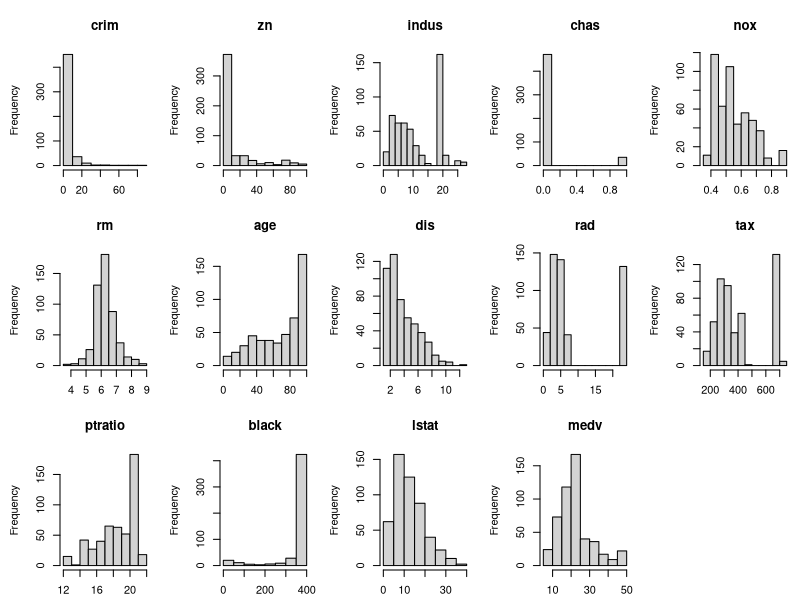
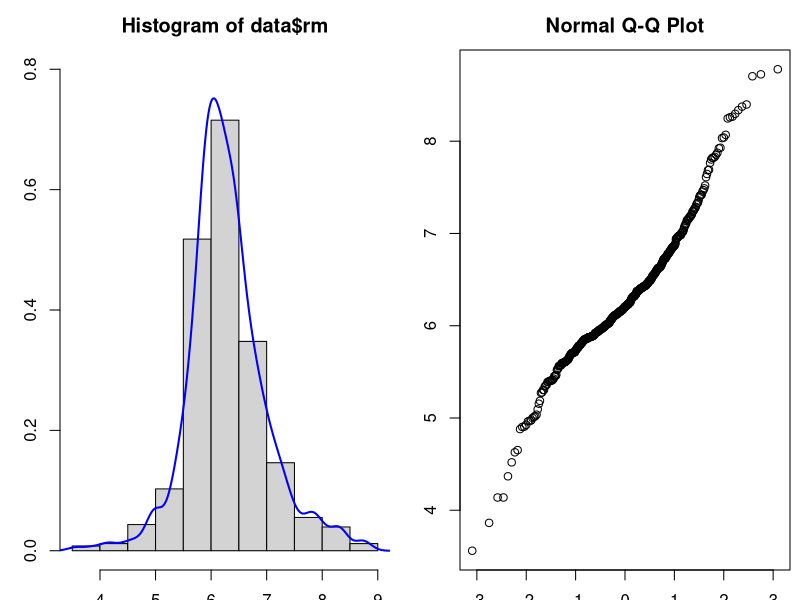
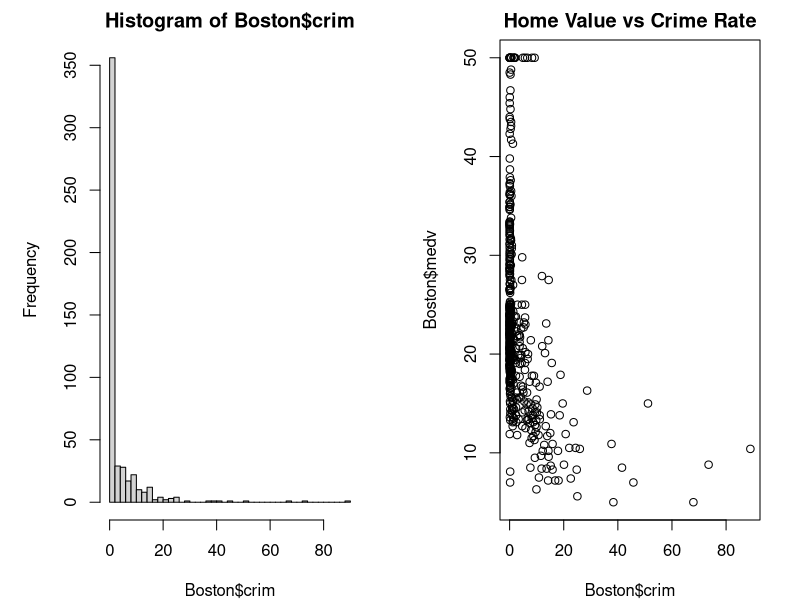
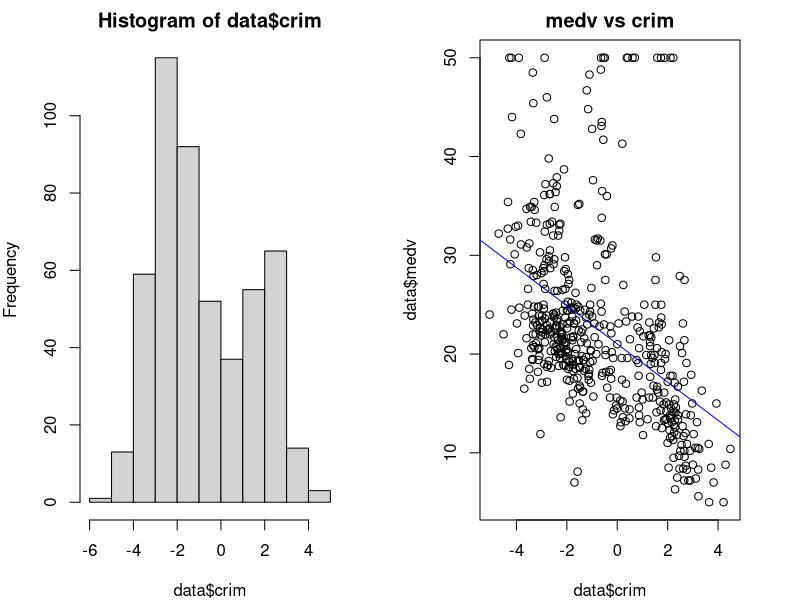
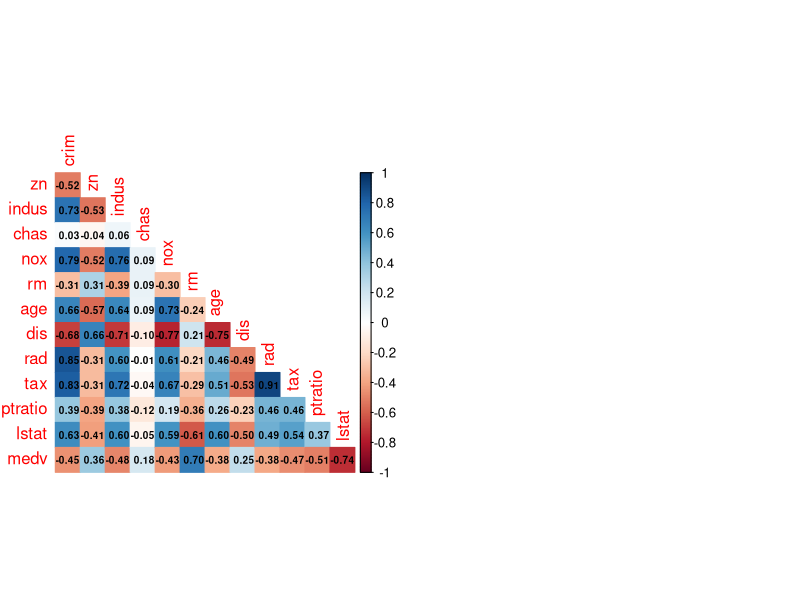
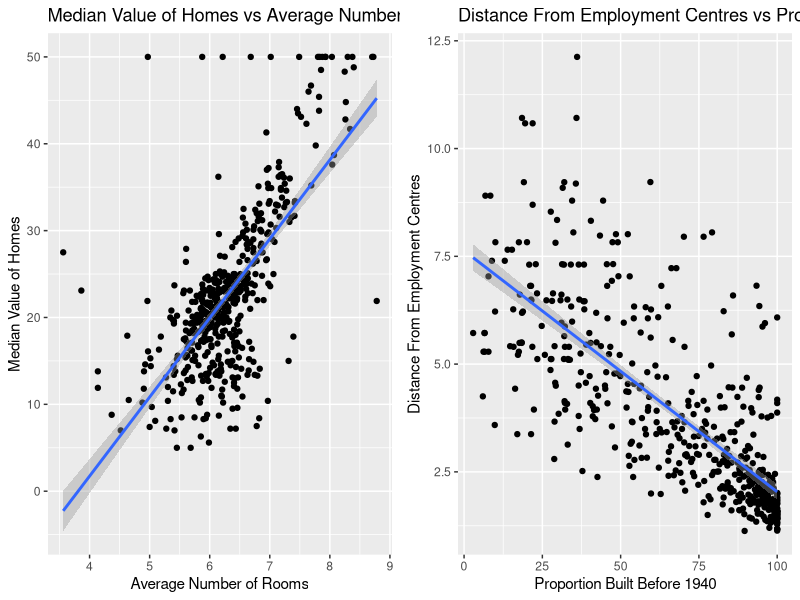
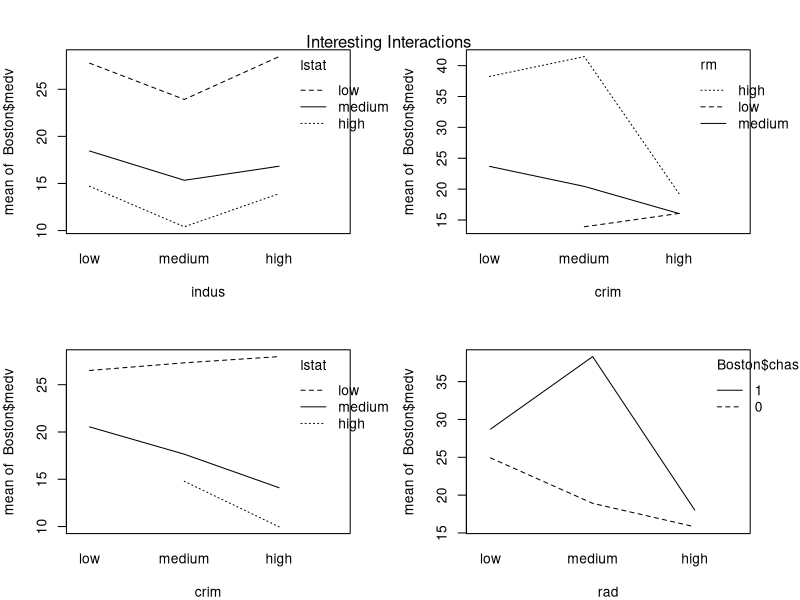
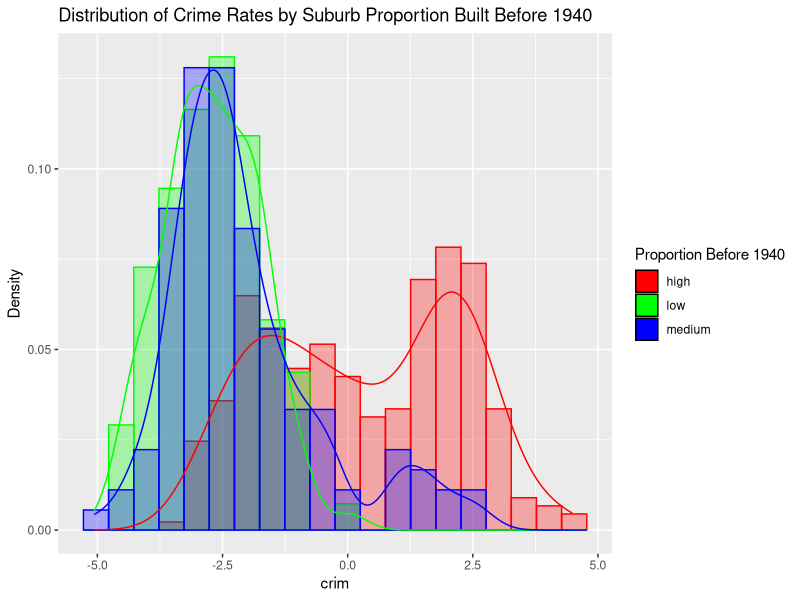

Source code (R) for these figures, in order:
## ---- chunk 1
knitr::opts_chunk$set(echo = TRUE)
## ---- chunk 2
# import libraries
library(MASS)
library(corrplot)
library(ggplot2)
library(dplyr)
library(ggpubr)

## ---- chunk 3
data <- Boston
summary(Boston)
head(Boston)
dim(Boston)
sapply(Boston,class)
## ---- chunk 4
# dictionary like object to make retrieving the description of each variable easy
lw <- list(crim = 'Crime Rate',
           zn = 'Proportion over 25 000sqft',
           indus = 'Proportion of Non-Businesses',
           chas = 'Besides Charles River',
           nox ='Nitrogen Oxide Concentration',
           rm = 'Average Number of Rooms',
           age = 'Proportion Built Before 1940',
           dis = 'Distance From Employment Centres',
           rad = 'Accessibility to Highways',
           tax = 'Property Tax Rate / $ 10 000',
           lstat = 'Percent Lower Status',
           medv = 'Median Value of Homes')

lw['indus']

## ---- chunk 5
par(mfrow = c(3,5), mai = c(0.3, 0.6, 0.5, 0.1))

mapply(function(x,y) hist(x,main=y),
       Boston,
       colnames(Boston)) %>% invisible()
## ---- chunk 6
par(mfrow = c(1,2))
hist(data$rm, freq=FALSE, ylim = c(0,0.8))
lines(density(data$rm), lwd=2, col='Blue')
qqnorm(data$rm)

## ---- chunk 7
par(mfrow=c(1,2), mar=c(4,5,2,2))
hist(Boston$crim,breaks=40)
plot(Boston$crim,Boston$medv, main = 'Home Value vs Crime Rate')

## ---- chunk 8
par(mfrow=c(1,2), mar=c(4,4,2,3))
# apply log transformation
data$crim <- log(Boston$crim)
hist(data$crim)
plot(data$crim,data$medv, main='medv vs crim')
abline(lm(data$medv~data$crim), col='Blue')
## ---- chunk 9
data$black <- NULL

## ---- chunk 10
corrplot(cor(data), method='color', type='lower', diag=FALSE, cl.pos="r", 
         title = , addCoef.col = "black",
         tl.srt = 90, number.cex = .6)
mtext("Correlation Plot of Boston Dataset", at=6, line=2, cex=1)

## ---- chunk 11
two.plot <- function(x,y){
  wrapper <- function(x, ...) 
  {
    paste(strwrap(x, ...), collapse = "\n")
  }
  
  g <- ggplot(data=data, aes_string(x=x,y=y))
  g + geom_point() + geom_smooth(method = 'lm') +
    ggtitle(wrapper(paste(lw[y],' vs ', lw[x]))) + ylab(lw[y]) + 
    xlab(lw[x])
}
# put onto same plot
ggarrange(two.plot('rm','medv'),
          two.plot('age','dis'),
          ncol = 2, nrow = 1)


## ---- chunk 12
summary(aov(data=data, medv ~ .^2 )) %>% invisible()
## ---- chunk 13
bins <- c('low','medium','high')
data.c <- data.frame(apply(data,2,function (x) cut(x,3,bins))) 

attach(data.c)

# ordered the levels to makes sure it appears in the right order in plots.
ord <- function(x){
  return(factor(x,level=c('low','medium','high')))
}

par(mfrow = c(2,2), mar = c(4,4,3,3))
interaction.plot(ord(indus), 
                 lstat,
                 Boston$medv,
                 xlab='indus')

interaction.plot(ord(crim),
                 rm,
                 Boston$medv,
                 xlab='crim')

interaction.plot(ord(crim),
                 lstat,
                 Boston$medv,
                 xlab='crim')

interaction.plot(ord(nox),
                 Boston$chas,
                 Boston$medv,
                 xlab='rad')

mtext("Interesting Interactions", at=0, line=18, cex=1)


## ---- chunk 14
colnames(data.c) <- paste(colnames(data.c),'.c', sep='')
data.all <- cbind(data,data.c)

ggplot(data=data.all) + 
  geom_histogram(aes(x=crim, color=age.c, fill=age.c, y=0.333*..density..), 
                 alpha=0.3, position='identity',bins=20) +
  scale_color_manual(values = rainbow(3)) +
  scale_fill_manual(values = rainbow(3)) + 
  geom_density(aes(x=crim,color=age.c, y=0.333*..density..)) + 
  ggtitle(paste('Distribution of Crime Rates by Suburb',lw['age'])) +
  labs(fill="Proportion Before 1940") +
  guides(color=FALSE) +
  ylab('Density')



## ---- chunk 15

ggplot(data=data.all,aes(x=crim,y=medv, color=lstat.c)) + 
  geom_point() + 
  ggtitle(paste(lw['medv'],'vs',lw['crim'],'by',lw['lstat'])) + 
  stat_smooth(method=lm) +
  labs(color=lw['lstat']) +
  ylab(lw['medv']) + xlab(lw['crim'])

## ---- chunk 16
ggplot(data=data.all,aes(x=rm,y=medv, color=crim.c)) + 
  geom_point() + 
  stat_smooth(method=lm) +
  ggtitle(paste(lw['medv'],'vs',lw['rm'],'by',lw['crim'])) +
  ylab(lw['medv']) +
  xlab(lw['rm']) +
  labs(color=lw['crim'])
  
